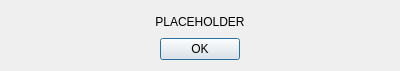
<?xml version="1.0" encoding="UTF-8"?>
<ui version="4.0">
 <class>Dialog</class>
 <widget class="QDialog" name="Dialog">
  <property name="geometry">
   <rect>
    <x>0</x>
    <y>0</y>
    <width>400</width>
    <height>71</height>
   </rect>
  </property>
  <property name="windowTitle">
   <string>Dialog</string>
  </property>
  <layout class="QVBoxLayout" name="verticalLayout">
   <item>
    <widget class="QLabel" name="label">
     <property name="text">
      <string>PLACEHOLDER</string>
     </property>
     <property name="alignment">
      <set>Qt::AlignCenter</set>
     </property>
    </widget>
   </item>
   <item>
    <widget class="QDialogButtonBox" name="buttonBox">
     <property name="orientation">
      <enum>Qt::Horizontal</enum>
     </property>
     <property name="standardButtons">
      <set>QDialogButtonBox::Ok</set>
     </property>
     <property name="centerButtons">
      <bool>true</bool>
     </property>
    </widget>
   </item>
  </layout>
 </widget>
 <resources/>
 <connections/>
</ui>
